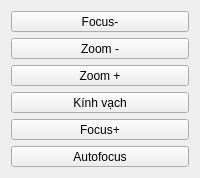
     <widget class="QWidget" name="tab_5">
      <attribute name="title">
       <string>Page</string>
      </attribute>
      <layout class="QVBoxLayout" name="verticalLayout_7">
       <item>
        <widget class="QCustomButton" name="bt_control_file_14">
         <property name="sizePolicy">
          <sizepolicy hsizetype="Minimum" vsizetype="Preferred">
           <horstretch>0</horstretch>
           <verstretch>0</verstretch>
          </sizepolicy>
         </property>
         <property name="text">
          <string>Focus-</string>
         </property>
         <property name="checkable">
          <bool>false</bool>
         </property>
        </widget>
       </item>
       <item>
        <widget class="QCustomButton" name="bt_control_file_12">
         <property name="sizePolicy">
          <sizepolicy hsizetype="Minimum" vsizetype="Preferred">
           <horstretch>0</horstretch>
           <verstretch>0</verstretch>
          </sizepolicy>
         </property>
         <property name="text">
          <string>Zoom -</string>
         </property>
         <property name="checkable">
          <bool>false</bool>
         </property>
        </widget>
       </item>
       <item>
        <widget class="QCustomButton" name="bt_control_file_11">
         <property name="sizePolicy">
          <sizepolicy hsizetype="Minimum" vsizetype="Preferred">
           <horstretch>0</horstretch>
           <verstretch>0</verstretch>
          </sizepolicy>
         </property>
         <property name="text">
          <string>Zoom +</string>
         </property>
         <property name="checkable">
          <bool>false</bool>
         </property>
        </widget>
       </item>
       <item>
        <widget class="QCustomButton" name="bt_control_kv_3">
         <property name="sizePolicy">
          <sizepolicy hsizetype="Minimum" vsizetype="Preferred">
           <horstretch>0</horstretch>
           <verstretch>0</verstretch>
          </sizepolicy>
         </property>
         <property name="text">
          <string>Kính vạch</string>
         </property>
         <property name="checkable">
          <bool>true</bool>
         </property>
        </widget>
       </item>
       <item>
        <widget class="QCustomButton" name="bt_control_file_13">
         <property name="sizePolicy">
          <sizepolicy hsizetype="Minimum" vsizetype="Preferred">
           <horstretch>0</horstretch>
           <verstretch>0</verstretch>
          </sizepolicy>
         </property>
         <property name="text">
          <string>Focus+</string>
         </property>
         <property name="checkable">
          <bool>false</bool>
         </property>
        </widget>
       </item>
       <item>
        <widget class="QCustomButton" name="bt_control_focusauto_3">
         <property name="sizePolicy">
          <sizepolicy hsizetype="Minimum" vsizetype="Preferred">
           <horstretch>0</horstretch>
           <verstretch>0</verstretch>
          </sizepolicy>
         </property>
         <property name="text">
          <string>Autofocus</string>
         </property>
         <property name="checkable">
          <bool>true</bool>
         </property>
        </widget>
       </item>
      </layout>
     </widget>
